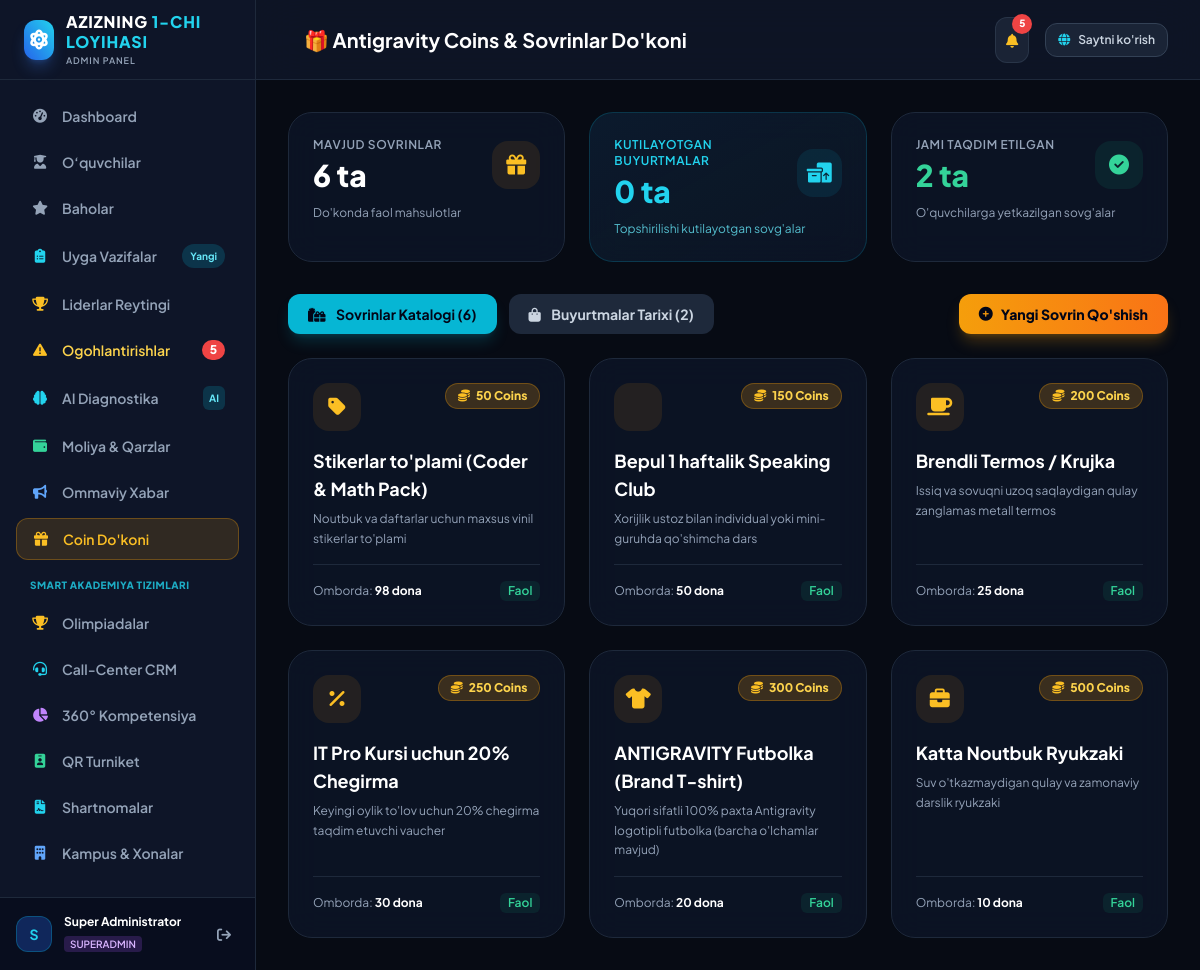
Page /admin/rewards (signed in) on the committed database.
### tables this page shows
CREATE TABLE rewards (
        id INTEGER PRIMARY KEY AUTOINCREMENT,
        title TEXT NOT NULL,
        description TEXT NOT NULL,
        cost_coins INTEGER NOT NULL,
        icon TEXT DEFAULT 'gift',
        category TEXT DEFAULT 'merch',
        stock INTEGER DEFAULT 10,
        active INTEGER DEFAULT 1,
        created_at TIMESTAMP DEFAULT CURRENT_TIMESTAMP
    );

### app.py (the view)
@app.route('/admin/rewards')
@login_required
def admin_rewards():
    conn = get_db_connection()
    cursor = conn.cursor()
    cursor.execute("SELECT * FROM rewards ORDER BY cost_coins ASC")
    rewards = [dict(r) for r in cursor.fetchall()]
    cursor.execute('''
    SELECT ro.*, r.title as reward_title, r.cost_coins,
           s.first_name, s.last_name, gr.name as group_name
    FROM reward_orders ro
    JOIN rewards r ON ro.reward_id = r.id
    JOIN students s ON ro.student_id = s.id
    LEFT JOIN groups gr ON s.group_id = gr.id
    ORDER BY ro.ordered_at DESC
    ''')
    orders = [dict(r) for r in cursor.fetchall()]
    pending_count = sum(1 for o in orders if o['status'] == 'pending')
    delivered_count = sum(1 for o in orders if o['status'] == 'delivered')
    conn.close()
    return render_template(
        'admin/rewards.html',
        rewards=rewards,
        orders=orders,
        pending_orders_count=pending_count,
        delivered_orders_count=delivered_count
    )

### app.py (called while the page is built)
def login_required(f):
    @wraps(f)
    def decorated_function(*args, **kwargs):
        if 'user' not in session:
            flash("Tizimga kirishingiz lozim!", "warning")
            return redirect(url_for('login', next=request.url))
        return f(*args, **kwargs)
    return decorated_function

### database.py (called while the page is built)
def get_db_connection():
    conn = sqlite3.connect(DB_PATH)
    conn.row_factory = sqlite3.Row
    conn.execute("PRAGMA foreign_keys = ON")
    return conn

### templates/admin/rewards.html (shortened to what this page needs)
{% extends "admin/layout.html" %}
{% block page_title %}
    <span>🎁 Antigravity Coins & Sovrinlar Do'koni</span>
{% endblock %}
{% block content %}
<div class="grid grid-cols-1 md:grid-cols-3 gap-6 mb-8">
    <div class="glass-panel p-6 rounded-3xl border border-slate-800">
        <div class="flex items-center justify-between">
            <div>
                <p class="text-xs font-semibold text-slate-400 uppercase tracking-wider">Mavjud Sovrinlar</p>
                <h3 class="text-3xl font-black text-white mt-1">{{ rewards|length }} ta</h3>
            </div>
            <div class="w-12 h-12 rounded-2xl bg-amber-500/10 text-amber-400 flex items-center justify-center text-xl">
                <i class="fas fa-gift"></i>
            </div>
        </div>
        <p class="text-xs text-slate-400 mt-3">Do'konda faol mahsulotlar</p>
    </div>
    <div class="glass-panel p-6 rounded-3xl border border-cyan-500/20 bg-gradient-to-br from-cyan-500/5 to-transparent">
        <div class="flex items-center justify-between">
            <div>
                <p class="text-xs font-semibold text-cyan-400 uppercase tracking-wider">Kutilayotgan Buyurtmalar</p>
                <h3 class="text-3xl font-black text-cyan-400 mt-1">{{ pending_orders_count }} ta</h3>
            </div>
            <div class="w-12 h-12 rounded-2xl bg-cyan-500/10 text-cyan-400 flex items-center justify-center text-xl">
                <i class="fas fa-boxes-packing"></i>
            </div>
        </div>
        <p class="text-xs text-cyan-300/80 mt-3">Topshirilishi kutilayotgan sovg'alar</p>
    </div>
    <div class="glass-panel p-6 rounded-3xl border border-slate-800">
        <div class="flex items-center justify-between">
            <div>
                <p class="text-xs font-semibold text-slate-400 uppercase tracking-wider">Jami Taqdim Etilgan</p>
                <h3 class="text-3xl font-black text-emerald-400 mt-1">{{ delivered_orders_count }} ta</h3>
            </div>
            <div class="w-12 h-12 rounded-2xl bg-emerald-500/10 text-emerald-400 flex items-center justify-center text-xl">
                <i class="fas fa-circle-check"></i>
            </div>
        </div>
        <p class="text-xs text-slate-400 mt-3">O'quvchilarga yetkazilgan sovg'alar</p>
    </div>
</div>
<div class="flex flex-wrap items-center justify-between gap-4 mb-6">
    <div class="flex items-center space-x-3">
        <button onclick="switchTab('items-tab')" id="tab-btn-items" class="px-5 py-2.5 rounded-xl font-bold text-sm transition-all bg-cyan-500 text-slate-950 shadow-lg shadow-cyan-500/20">
            <i class="fas fa-gifts mr-2"></i>
            Sovrinlar Katalogi ({{ rewards|length }})
        </button>
        <button onclick="switchTab('orders-tab')" id="tab-btn-orders" class="px-5 py-2.5 rounded-xl font-bold text-sm transition-all bg-slate-800 text-slate-300 hover:bg-slate-700">
            <i class="fas fa-bag-shopping mr-2"></i>
            Buyurtmalar Tarixi ({{ orders|length }})
        </button>
    </div>
    <button onclick="openModal('new-reward-modal')" class="px-5 py-2.5 rounded-xl bg-gradient-to-r from-amber-500 to-orange-500 hover:from-amber-400 hover:to-orange-400 text-slate-950 font-black text-sm shadow-lg shadow-amber-500/25 flex items-center gap-2 transition-all">
        <i class="fas fa-plus-circle"></i>
        <span>Yangi Sovrin Qo'shish</span>
    </button>
</div>
<div id="items-view" class="grid grid-cols-1 md:grid-cols-2 lg:grid-cols-3 gap-6">
    {% for r in rewards %}
    <div class="glass-panel p-6 rounded-3xl border border-slate-800 flex flex-col justify-between hover:border-amber-500/40 transition-all group">
        <div>
            <div class="flex items-start justify-between mb-4">
                <div class="w-12 h-12 rounded-2xl bg-amber-500/10 text-amber-400 flex items-center justify-center text-xl group-hover:scale-110 transition-transform">
                    <i class="fas fa-{{ r.icon or 'gift' }}"></i>
                </div>
                <div class="flex items-center space-x-1.5 px-3 py-1 rounded-full bg-amber-500/20 text-amber-300 border border-amber-500/30 text-xs font-black">
                    <i class="fas fa-coins text-amber-400"></i>
                    <span>{{ r.cost_coins }} Coins</span>
                </div>
            </div>
            <h4 class="text-lg font-bold text-white mb-1.5">{{ r.title }}</h4>
            <p class="text-xs text-slate-400 leading-relaxed mb-4">{{ r.description }}</p>
        </div>
        <div class="pt-4 border-t border-slate-800 flex items-center justify-between text-xs">
            <span class="text-slate-400">
                Omborda: <b class="text-white">{{ r.stock }} dona</b>
            </span>
            <span class="px-2 py-0.5 rounded-md font-semibold {% if r.active %}bg-emerald-500/10 text-emerald-400{% else %}bg-slate-800 text-slate-500{% endif %}">
                {{ 'Faol' if r.active else 'Nofaol' }}
            </span>
        </div>
    </div>
    {% endfor %}
</div>
{% endblock %}

### static/css/custom.css (style rules this page uses)
:root { --bg-dark: #070B14; --bg-card: rgba(15, 23, 42, 0.75); --border-glow: rgba(56, 189, 248, 0.18); --electric-blue: #0066FF; --electric-cyan: #00F0FF; --accent-purple: #8B5CF6; --warning-glow: rgba(239, 68, 68, 0.3); }
body { font-family: 'Plus Jakarta Sans', -apple-system, BlinkMacSystemFont, sans-serif; background-color: var(--bg-dark); color: #F8FAFC; overflow-x: hidden; }
.glass-panel { background: rgba(15, 23, 42, 0.72); backdrop-filter: blur(16px); -webkit-backdrop-filter: blur(16px); border: 1px solid rgba(255, 255, 255, 0.08); }

### rows in the picture
rewards: cost_coins "50", title "Stikerlar to'plami (Coder & Math Pack)", description "Noutbuk va daftarlar uchun maxsus vinil stikerlar to'plami", stock "98", active "Faol"
rewards: cost_coins "150", title "Bepul 1 haftalik Speaking Club", description "Xorijlik ustoz bilan individual yoki mini-guruhda qo'shimcha dars", stock "50", active "Faol"
rewards: cost_coins "200", title "Brendli Termos / Krujka", description "Issiq va sovuqni uzoq saqlaydigan qulay zanglamas metall termos", stock "25", active "Faol"
rewards: cost_coins "250", title "IT Pro Kursi uchun 20% Chegirma", description "Keyingi oylik to'lov uchun 20% chegirma taqdim etuvchi vaucher", stock "30", active "Faol"
rewards: cost_coins "300", title "ANTIGRAVITY Futbolka (Brand T-shirt)", description "Yuqori sifatli 100% paxta Antigravity logotipli futbolka (barcha o'lchamlar mavjud)", stock "20", active "Faol"
rewards: cost_coins "500", title "Katta Noutbuk Ryukzaki", description "Suv o'tkazmaydigan qulay va zamonaviy darslik ryukzaki", stock "10", active "Faol"

### other values in the picture
{{ unresolved_warnings_count }} "5"
{{ current_user.full_name[:1] }} "S"
{{ current_user.full_name }} "Super Administrator"
{{ current_user.role }} "SUPERADMIN"
{{ rewards|length }} "6"
{{ pending_orders_count }} "0"
{{ delivered_orders_count }} "2"
{{ orders|length }} "2"
